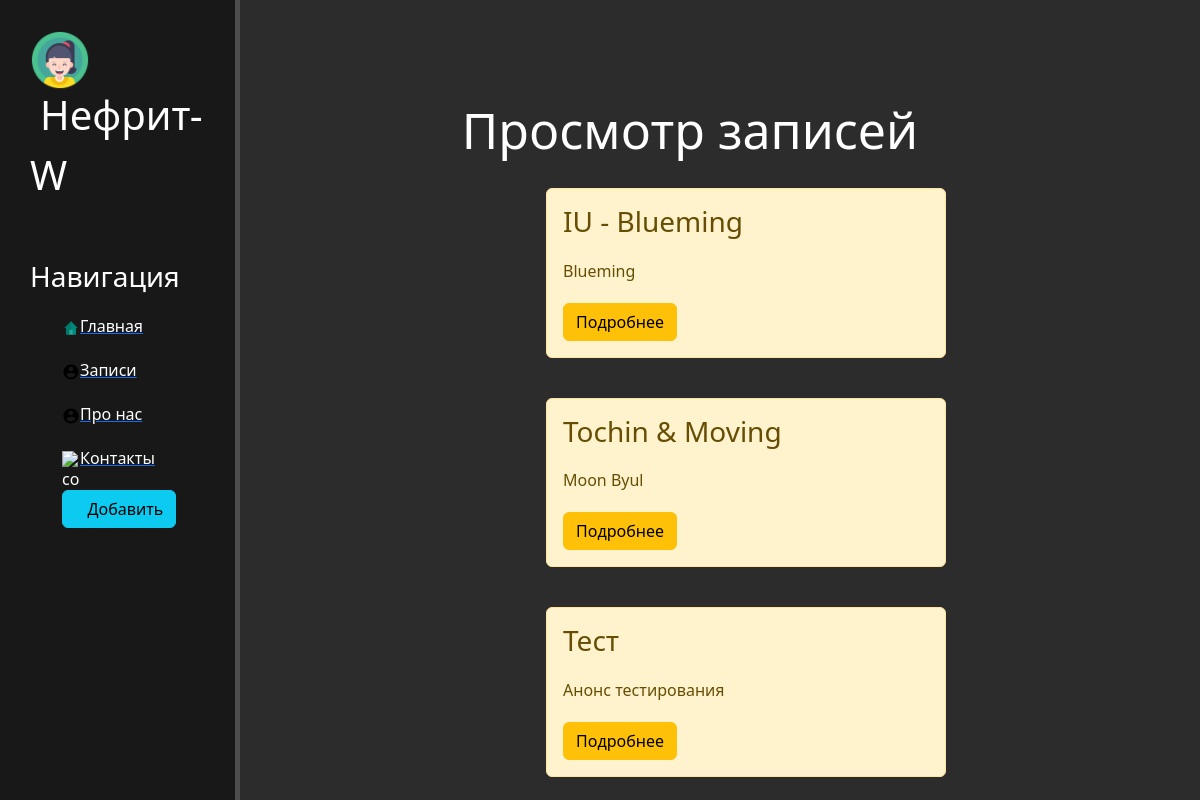
Page /records/ on the earlier database version.
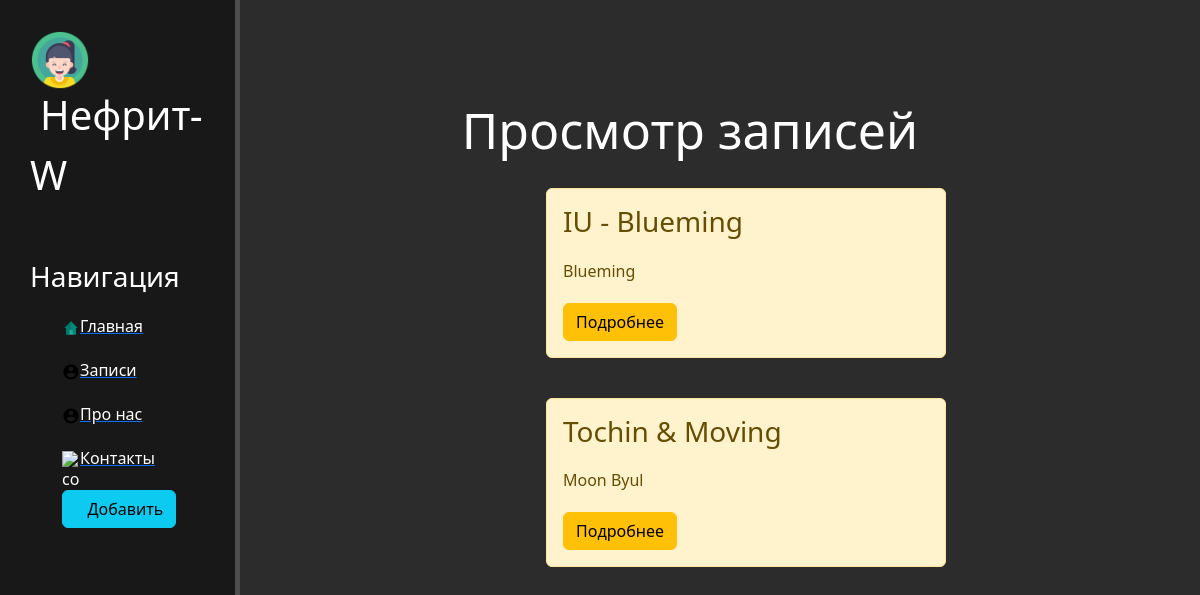
Same page on the later database version.
### records/models.py (models this page shows, shortened)
class Records(models.Model):
    title = models.CharField('Название', max_length=50)
    anons = models.CharField('Анонс', max_length=250)
    full_text = models.TextField('Статья')
    date = models.DateTimeField('Дата публикации')
    class Meta:
        verbose_name = 'Запись'
        verbose_name_plural = 'Записи'

### records/views.py (the view)
def records_home(request):
    rec = Records.objects.order_by('-date')
    return render(request, 'records/records_home.html', {'rec': rec})

### records/templates/records/records_home.html (shortened to what this page needs)
{% extends 'main/layout.html' %}
{% block content %}
    <div class="features">
        <h1>Просмотр записей</h1>
        {% if rec %}
            {% for el in rec %}
                <div class="alert alert-warning">
                    <h3>{{ el.title }}</h3>
                    <p>{{ el.anons }}</p>
                    <a href="{% url 'record-detail' el.id %}" class="btn btn-warning">Подробнее</a>
                </div>
            {% endfor %}
        {% else %}
            <p>У вас нет записей!</p>
        {% endif %}
    </div>
{% endblock %}

### main/templates/main/layout.html (shortened to what this page needs)
{% load static %}
<!doctype html>
<html lang="ru">
<head>
    <link rel="stylesheet" href="{% static 'main/css/bootstrap.min.css' %}">
    <link rel="stylesheet" href="{% static 'main/css/fontawesome.min.css' %}">
    <link rel="stylesheet" href="{% static 'main/css/main.css' %}">
</head>
<body>
    <aside>
        <img src="{% static 'main/img/icon_logo.png' %}" alt="Лого">
        <span class="logo">Нефрит-W</span>
        <h3>Навигация</h3>
        <ul>
            <a href="{% url 'home' %}"><li><img src="{% static 'main/img/home.svg' %}" alt="ab_us">Главная</li></a>
            <a href="{% url 'records_home' %}"><li><img src="{% static 'main/img/about-us.svg' %}" alt="ab_us">Записи</li></a>
            <a href="{% url 'about' %}"><li><img src="{% static 'main/img/about-us.svg' %}" alt="ab_us">Про нас</li></a>
            <a href=""><li><img src="{% static 'main/img/pap_plane.svg' %}" alt="contacts">Контакты</li></a>
            <a href="{% url 'create' %}"><li><button class="btn btn-info"><i class="fas fa-plus-circle"></i>Добавить</li></a>
        </ul>
    </aside>
    <main>
        {% block content %}
        {% endblock %}
    </main>
</body>
</html>

### main/static/main/css/main.css (style rules this page uses)
body { background: #2c2c2c; }
aside { float: left; background: #181818; width: 20%; padding: 2.5%; height: 100vh; color: #fff; border-right: 5px solid #4d4d4d; }
aside img { width: 60px; float: left; }
aside li img { width: 18px; float: left; position: relative; top: 5px; }
aside .logo { font-size: 40px; margin-left: 10px; font-weight: lighter; position: relative; top: -5px; }
aside h3 { margin-top: 50px; font-size: 28px; }
aside ul { list-style: none }
aside ul li { color: #fff; display: block; margin-top: 20px; transition: transform .6s ease; }
main .features { float: left; color: #fff; margin-top: 100px; text-align: center; width: 75%; }
main .features h1 { font-size: 50px; }
main .features p { max-width: 400px; margin: 20px auto; }
.alert-warning { float: left; clear: both; width: 400px; margin: 20px 34%; text-align: left; }

Differences in the rows shown:
removed Records: title "Тест", anons "Анонс тестирования"
